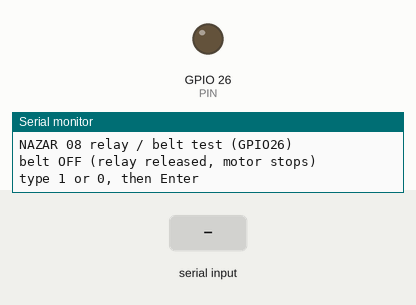
Recording of a sketch running on a simulated ESP32. On the bench: output pins drawn as LEDs (lit = HIGH), the last lines printed to the serial monitor. The test bench sets the inputs (shaded band).

Above: at 1.5 s.
1.6 s: "1\n" received over Serial
At 2.1 s:
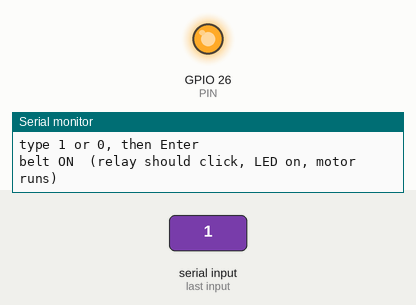
3.1 s: "0\n" received over Serial
At 4.4 s:
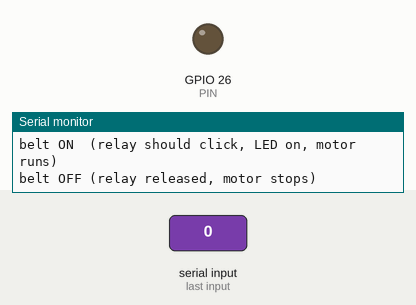
Timing chart, 0 to 6.1 s (numbered marks = the images above; inputs shaded):
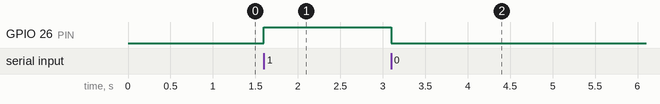

The sketch:

08_relay_belt.ino
```cpp
/*
  NAZAR bring-up 08 - belt relay (IN -> GPIO26, module VCC on 5.5 V)
  Commands: 1 = belt on, 0 = belt off (Newline). Starts OFF.
  Our 1-CH board switches the coil with a BC547 (NPN), so it is ACTIVE HIGH:
  ON  = pin HIGH (3.3 V) -> relay clicks, red LED lights, 5.5 V reaches the motor.
  OFF = pin LOW          -> relay released, motor stops.
  Using an active-LOW module (H/L jumper on L) instead? Set ACTIVE_HIGH to false.
*/
const int PIN = 26;
const bool ACTIVE_HIGH = true;

void belt(bool on) {
  if (ACTIVE_HIGH) {
    digitalWrite(PIN, on ? HIGH : LOW);
    pinMode(PIN, OUTPUT);
  } else if (on) {
    digitalWrite(PIN, LOW);
    pinMode(PIN, OUTPUT);
  } else {
    pinMode(PIN, INPUT);  // active-LOW module: float so its pull-up releases the relay
  }
  Serial.println(on ? "belt ON  (relay should click, LED on, motor runs)"
                    : "belt OFF (relay released, motor stops)");
}

void setup() {
  Serial.begin(115200);
  delay(300);
  Serial.println("\nNAZAR 08 relay / belt test (GPIO26)");
  belt(false);
  Serial.println("type 1 or 0, then Enter");
}

void loop() {
  if (!Serial.available()) return;
  String s = Serial.readStringUntil('\n');
  s.trim();
  if (s == "1") belt(true);
  else if (s == "0") belt(false);
  else if (s.length()) Serial.println("? type 1 (on) or 0 (off)");
}
```

Measured:
- after the input at 1.6 s, GPIO 26 (PIN): LOW → HIGH at once
- after the input at 3.1 s, GPIO 26 (PIN): HIGH → LOW at once
